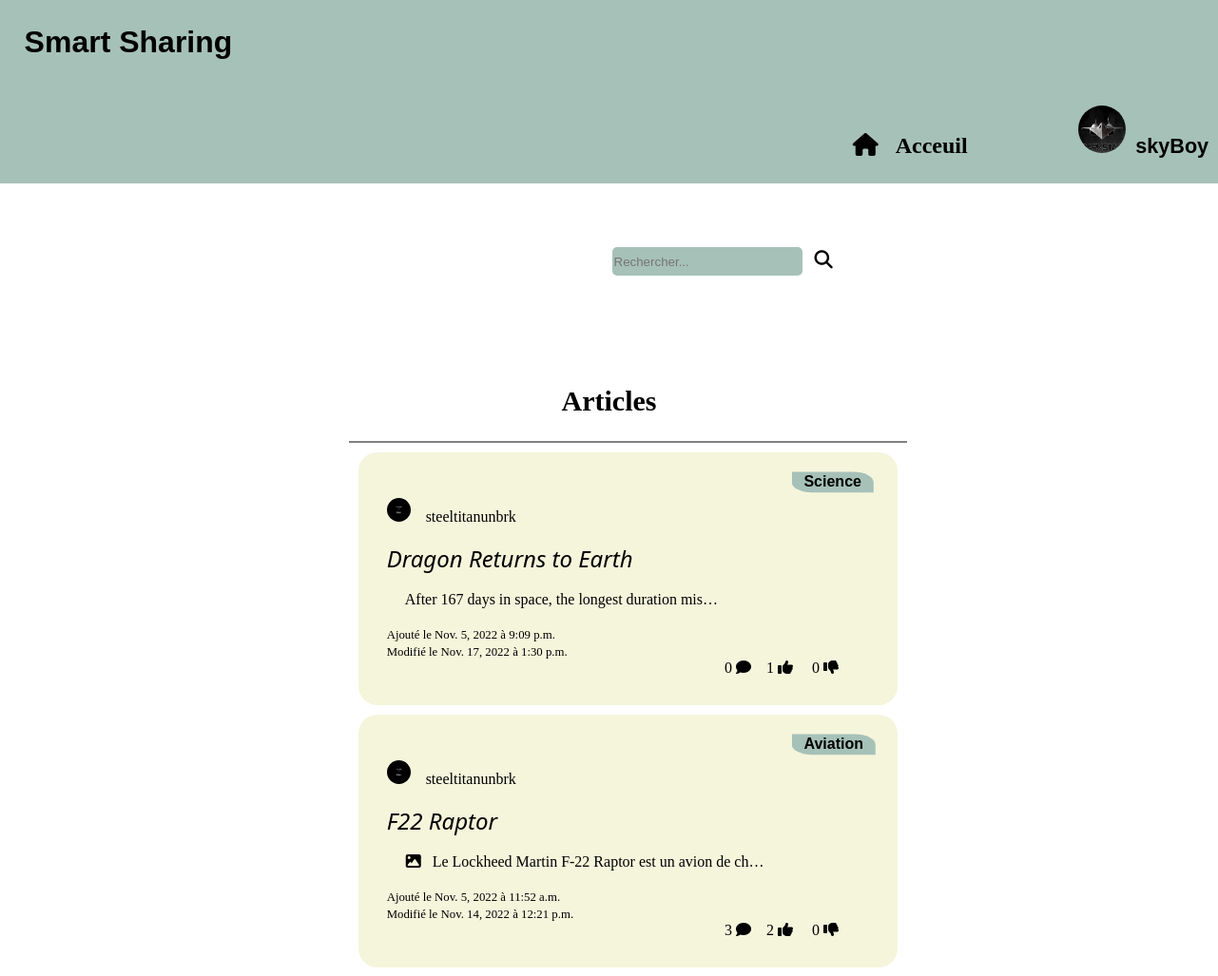
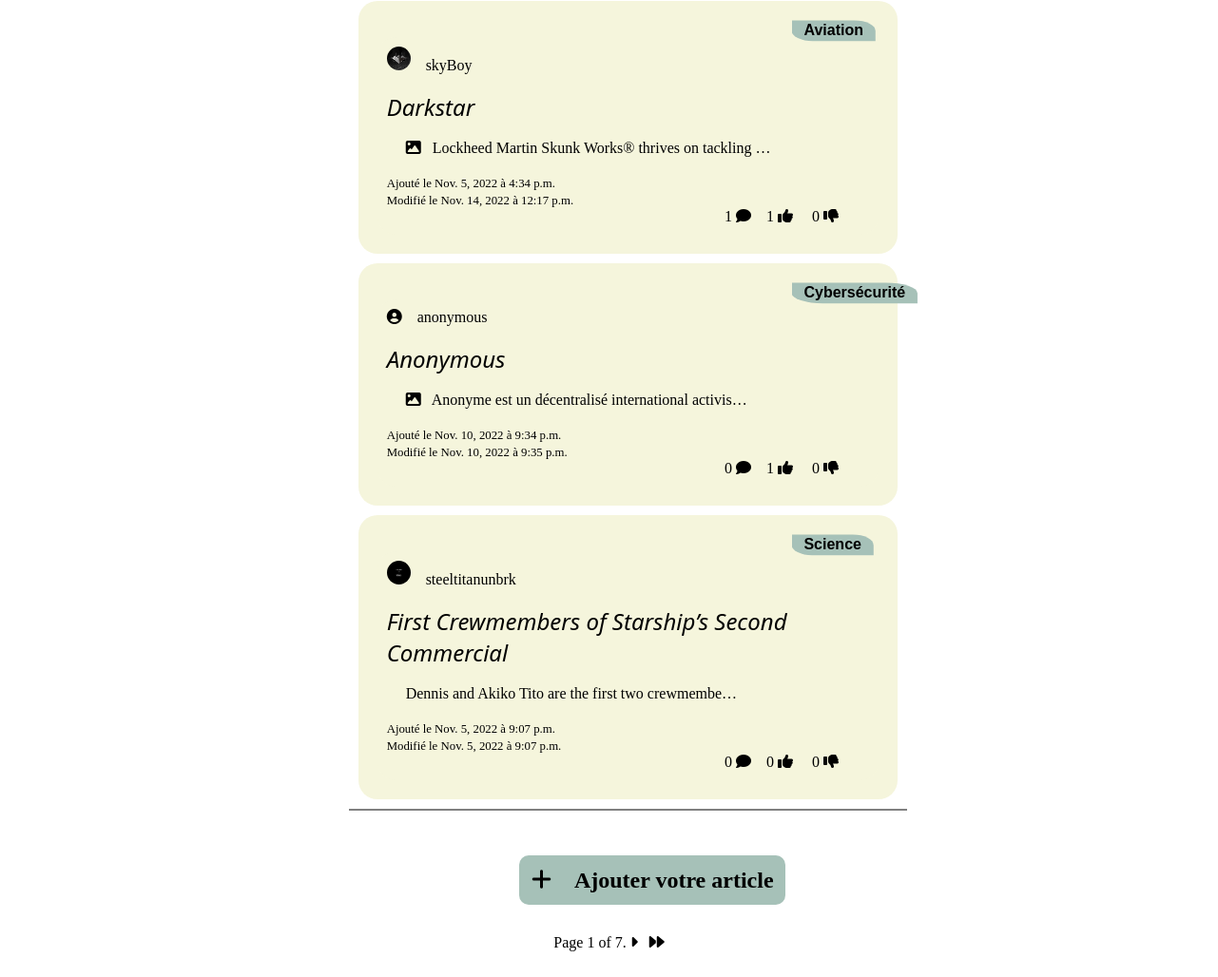
Page /Home/ (signed in) on the committed database (2 pictures, top to bottom).
### posts/models.py (models this page shows, shortened)
class User(AbstractUser):
    image = models.ImageField(verbose_name="Photo de profil", upload_to="profile", blank=True, null=True)

class Post(models.Model):
    title = models.CharField(verbose_name="", max_length=50)
    content = models.TextField(verbose_name="", unique=True)
    illustration = models.ImageField(default=None, blank=True, null=True, upload_to='images/illustrations/%Y/%m/%d/')
    theme = models.ForeignKey(Theme, verbose_name="Thème ", on_delete=models.CASCADE)
    like = models.ManyToManyField(User, related_name="liker")
    dislike = models.ManyToManyField(User, related_name="disliker")
    user = models.ForeignKey(User, on_delete=models.CASCADE, related_name="poster")
    modifHour = models.TimeField(auto_now=True, auto_now_add=False)
    addHour = models.TimeField(auto_now=False, auto_now_add=True)
    modifDate = models.DateField(auto_now=True, auto_now_add=False)
    addDate = models.DateField(auto_now=False, auto_now_add=True)

class Theme(models.Model):
    label = models.CharField(max_length=30, unique=True)
    def __str__(self):
        return self.label

### posts/views.py (the view, shortened to what this page needs)
# urls.py: 2. Add a URL to urlpatterns:  path('', views.home, name='home')
def home(request):
    postDic = {}
    _postList = Post.objects.all().order_by('modifDate').reverse()
    paginator = Paginator(_postList, 5)
    number = request.GET.get('page')
    postList = paginator.get_page(number)
    themes = Theme.objects.all()
    posts = []
    if request.method == "GET":
        _request = request.GET.get('_request')
    for _post in postList:
        comment = Comment.objects.filter(post=_post).count()
        postDic[_post] = (comment)
    addPost(request)
    return render(request, 'posts/index.html',
                  {'postD': postDic, 'themes': themes, 'result': _request, 'page_obj': postList})

### posts/forms.py
class PostForm(forms.ModelForm):
    use_required_attribute = False
    class Meta:
        model = Post
        fields = ['title', 'content', 'illustration', 'theme']
        widgets = {
            'title' : forms.TextInput(attrs = {'placeholder': 'Titre'}),
            'content' : forms.Textarea(attrs = {'placeholder': 'Contenu'})
        }

### posts/views.py (called while the page is built)
@login_required(login_url='/sign-in/')
def addPost(request):
    request.POST._mutable = True
    if request.method == 'POST':
        post = Post()
        post.user = request.user
        form = PostForm(request.POST, request.FILES, instance=post)
        if request.POST["theme"] == "" and request.POST["new_theme"] != "":
            theme = Theme()
            theme.label = request.POST["new_theme"]
            theme.save()
            request.POST["theme"] = theme
        if form.is_valid():
            form.save()
            return redirect('home')
    else:
        form = PostForm()
    return render(request, 'posts/addPost.html', {'form': form})

### posts/templates/posts/addPost.html (shortened to what this page needs)
{% extends 'posts/model.html' %}

### posts/templates/posts/model.html (shortened to what this page needs)
{% load static %}
<!DOCTYPE html>
<html lang="">
  <head>
    <link rel="stylesheet" href="{% static 'posts/styles.css' %}" />
    <link href="{% static 'fontawesomefree/css/fontawesome.css' %}" rel="stylesheet" type="text/css"/>
    <link href="{% static 'fontawesomefree/css/brands.css' %}" rel="stylesheet" type="text/css"/>
    <link href="{% static 'fontawesomefree/css/solid.css' %}" rel="stylesheet" type="text/css"/>
  </head>
  <body>
    <header>
      <h1  id="title">Smart Sharing</h1>
      <nav>
        <a href="{% url 'home' %}" style="font-weight: bold; text-align: left; font-size: x-large;"><i class="fa-solid fa-house"></i>&nbsp&nbsp&nbspAcceuil</a>
        {% if request.user.is_authenticated %}
          <div class="popup" onclick="myFunction()"><button class="user-menu">
          {% if request.user.image %}
            <img class="profile-image-resize" src="{{ request.user.image.url }}" alt="Photo de profil">&nbsp
          {% else %}
            <i class="fa-solid fa-circle-user"></i>
          {% endif %}
          <span class="username">{{ user }}</span></button>
          </div>
        {% else %}
          <a href="{% url 'connexion' %}"><i class="fa-solid fa-right-to-bracket"></i>&nbsp&nbsp<span  style="font-weight: bold; font-size: x-large;">Se connecter</span></a>
        {% endif %}
      </nav>
    </header>
    <main>
      {% block content%}{% endblock %}
    </main>
  </body>
</html>

### posts/templates/posts/index.html (shortened to what this page needs)
{% extends 'posts/model.html' %}
{% block content %}
<main>
  <form class="search-area">
    <input type="search" placeholder="Rechercher..." name="_request" />
    <button class="search-button" type="submit"><i class="fa-solid fa-magnifying-glass"></i></button>
  </form>
  {% if result != None %}
    <h2 style="text-align: center">Résultats pour "{{ result }}"</h2>
  {% else %}
    <h2 style="text-align: center; font-size: 30px; margin-top: 80px;">Articles</h2>
  {% endif %}
  <ul>
    <HR NOSHADE>
    {% for post, comment in postD.items %}
      <div class="post">
        <span class="theme">{{ post.theme }}</span><br/>
        <a class="posts" href="{% url 'details' post.id %}">
            <li class="post">
              <span class="user">
              {% if post.user.image %}
                <img class="profile-image-resizex2" src="{{ post.user.image.url }}" alt="Photo de profil">
              {% else %}
                <i class="fa-solid fa-circle-user"></i>
              {% endif %}
              &nbsp&nbsp&nbsp{{ post.user }}</span><br/>
              <span class="post-content">
                <span class="post-title">{{ post.title }}</span><br/>
                <br/>&nbsp&nbsp&nbsp&nbsp
                {% if post.illustration %}
                  <i class="fa-solid fa-image"></i>&nbsp&nbsp
                {% endif %}
                {{ post.content|truncatechars:50 }}<br/>
                <span class="info">
                  <br/>Ajouté le {{ post.addDate }} à {{ post.addHour }}
                  <br />Modifié le {{ post.modifDate }} à {{ post.modifHour }}
                </span><br/>
                <span class="action">{{ comment }}&nbsp<i class="fa-solid fa-comment"></i>
                <a class="action" href="{% url 'home-like' post.id %}">
                  {{ post.like.all|length }}&nbsp<i class="fa-solid fa-thumbs-up"></i>
                </a>
                <a class="action" href="{% url 'home-dislike' post.id %}">
                  {{ post.dislike.all|length }}&nbsp<i class="fa-solid fa-thumbs-down"></i>
                </a>
                &nbsp&nbsp&nbsp</span>
              </span>
            </li>
          </a>
        </div>
    {% endfor %}
    <HR NOSHADE>
  </ul>
  <a href="{% url 'add-post' %}" style="text-align: center; padding-top : 50%"><h2 class="post-add"><i class="fa-sharp fa-solid fa-plus"></i>&nbsp&nbsp&nbsp&nbspAjouter votre article</h2></a>
  <div class="pagination">
    <span class="step-links">
        <span class="current">
            Page {{ page_obj.number }} of {{ page_obj.paginator.num_pages }}.
        </span>
        {% if page_obj.has_next %}
            <a href="?page={{ page_obj.next_page_number }}"><i class="fa-solid fa-caret-right"></i></a>&nbsp&nbsp
            <a href="?page={{ page_obj.paginator.num_pages }}"><i class="fa-solid fa-forward"></i></a>
        {% endif %}
      </span>
  </div>
</main>
{% endblock %}

### posts/static/posts/styles.css (style rules this page uses)
main { margin-left: 15%; margin-right: 15%; margin-bottom: 5%; }
#title { font-family: 'Franklin Gothic Medium', 'Arial Narrow', Arial, sans-serif; margin-top: 0%; padding: 2%; }
nav { padding-bottom: 2%; border-radius: 15%; display: inline-block; vertical-align: middle; position: relative; left: 70%; }
a { text-decoration: none; color: black; }
.user { display: block; }
.user-menu { font-weight: bold; font-size: large; border-radius: 10px; border-width: 0; height: 58px; width: 250px; background-color: #a6c1b8; }
.info { font-size: 80%; }
.post-title { font-size: 150%; font-style: italic; font-family: system-ui, -apple-system, BlinkMacSystemFont, 'Segoe UI', Roboto, Oxygen, Ubuntu, Cantarell, 'Open Sans', 'Helvetica Neue', sans-serif; }
.theme { font-weight: bold; position: absolute; left:65%; font-family: Impact, Haettenschweiler, 'Arial Narrow Bold', sans-serif; background-color: #a6c1b8; clip-path:inset(25% 0 25% 0 round 0 25% 0 25%); text-align: center; padding: 1%; }
.posts { text-decoration: none; outline: none; }
.action { position: relative; left: 70%; }
li { list-style-type: none; color: black; }
nav { text-align: center; }
.popup { position: relative; display: inline-block; cursor: pointer; }
.search-area { position: relative; padding-bottom: 5%; width: 300px; left: 50%; }
.search-area input { height: 30px; width: 200px; }
input { display: inline-block; text-align: left; border-radius: 5px; border: 3px; margin: 1%; height: 25px; background: #a6c1b8; }
.pagination { text-align: center; }
header { margin-bottom: 5%; background-color: #a6c1b8; }
body { margin: 0%; }
.post-content { margin-bottom: 15%; }
.search-button { border: 0px; height: 30px; font-size: larger; background-color: white; }
.profile-image-resize { width : 50px; height : 50px; overflow: hidden; border: none; -moz-border-radius : 75px; -webkit-border-radius : 75px; border-radius : 75px; }
.profile-image-resizex2 { width : 25px; height : 25px; overflow: hidden; border: none; -moz-border-radius : 75px; -webkit-border-radius : 75px; border-radius : 75px; }
.username { font-size: larger; font-weight: bolder; }
.post-add { margin-top: 5%; margin-bottom: 5%; padding-top: 2%; padding-bottom: 2%; padding-left: 2%; padding-right: 2%; background-color: #a6c1b8; border-radius: 10px; display: inline-block; position: relative; left: 35%; }
.post { margin: 10px; padding: 10px; border-radius: 20px; background-color: beige; }

### rows in the picture
User: user.image (picture), username "skyBoy"
Post: theme "Science", user.image (picture), user "steeltitanunbrk", title "Dragon Returns to Earth", content "After 167 days in space, the longest duration mis…", addDate "Nov. 5, 2022", addHour "9:09 p.m.", modifDate "Nov. 17, 2022", modifHour "1:30 p.m.", comment "0", like.all|length "1", dislike.all|length "0"
Post: theme "Aviation", user.image (picture), user "steeltitanunbrk", title "F22 Raptor", content "Le Lockheed Martin F-22 Raptor est un avion de ch…", addDate "Nov. 5, 2022", addHour "11:52 a.m.", modifDate "Nov. 14, 2022", modifHour "12:21 p.m.", comment "3", like.all|length "2", dislike.all|length "0"
Post: theme "Aviation", user.image (picture), user "skyBoy", title "Darkstar", content "Lockheed Martin Skunk Works® thrives on tackling …", addDate "Nov. 5, 2022", addHour "4:34 p.m.", modifDate "Nov. 14, 2022", modifHour "12:17 p.m.", theme "1", like.all|length "1", dislike.all|length "0"
Post: theme "Cybersécurité", user "anonymous", title "Anonymous", content "Anonyme est un décentralisé international activis…", addDate "Nov. 10, 2022", addHour "9:34 p.m.", modifDate "Nov. 10, 2022", modifHour "9:35 p.m.", comment "0", like.all|length "1", dislike.all|length "0"
Post: theme "Science", user.image (picture), user "steeltitanunbrk", title "First Crewmembers of Starship’s Second Commercial", content "Dennis and Akiko Tito are the first two crewmembe…", addDate "Nov. 5, 2022", addHour "9:07 p.m.", modifDate "Nov. 5, 2022", modifHour "9:07 p.m.", comment "0", like.all|length "0", dislike.all|length "0"

### other values in the picture
{{ page_obj.number }} "1"
{{ page_obj.paginator.num_pages }} "7"
